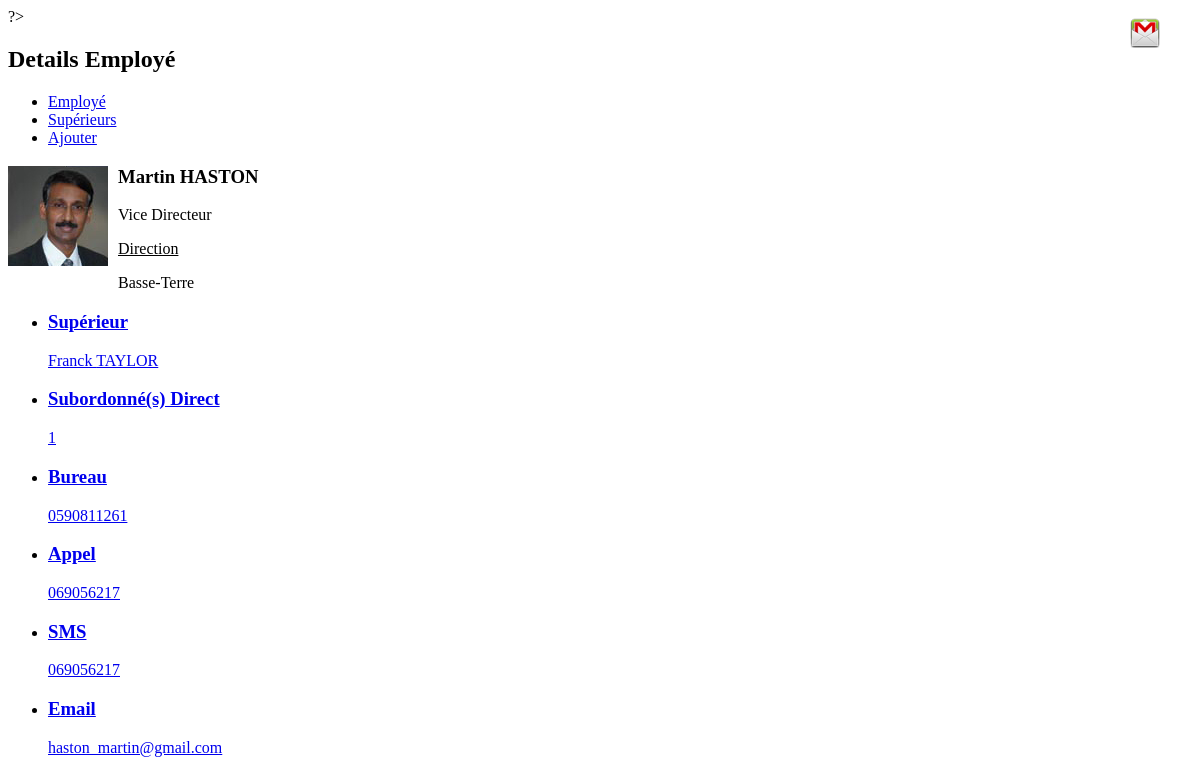
The app's page /detail_employe.php?id=2 with its own data.
### tables this page shows
CREATE TABLE IF NOT EXISTS `fonction` (
  `id_fonction` int(11) NOT NULL AUTO_INCREMENT,
  `nom_fonction` varchar(50) NOT NULL,
  PRIMARY KEY (`id_fonction`),
  UNIQUE KEY `nom_fonction` (`nom_fonction`)
) TYPE=InnoDB  AUTO_INCREMENT=10;

CREATE TABLE IF NOT EXISTS `employe` (
  `employe_id` int(11) NOT NULL AUTO_INCREMENT,
  `employe_nom` varchar(25) NOT NULL,
  `employe_prenom` varchar(25) NOT NULL,
  `employe_chef` int(11) DEFAULT NULL COMMENT 'id du superviseur',
  `employe_poste` int(11) NOT NULL,
  `employe_departement` varchar(50) NOT NULL,
  `employe_tel_bureau` varchar(10) DEFAULT NULL,
  `employe_port` varchar(10) DEFAULT NULL,
  `employe_mail` varchar(50) NOT NULL,
  `employe_ville` varchar(50) DEFAULT NULL,
  `employe_image` varchar(50) DEFAULT NULL,
  PRIMARY KEY (`employe_id`),
  KEY `employe_poste` (`employe_poste`)
) TYPE=InnoDB  AUTO_INCREMENT=14;

### detail_employe.php (the view, shortened to what this page needs)
<!DOCTYPE HTML>
<html>
<head>
<link rel="stylesheet" href="css/style.css" />
<link rel="stylesheet" href="http://code.jquery.com/mobile/1.1.0/jquery.mobile-1.1.0.min.css" />
</head>
<body>
	<div data-role="page" id="detail_employe" data-add-back-btn="false" data-dom-cache="true">
		<header data-role="header">
    		<h2>Details Employé</h2>
            <div data-role="navbar" data-theme="a">
				<ul>
					<li><a href="index.php" data-pretch="true" data-icon="home">Employé</a></li>
					<li><a href="liste_superieur.php" data-pretch="true" data-icon="star">Supérieurs</a></li>
					<li><a href="ajout_employe.php" data-pretch="true" data-icon="gear">Ajouter</a></li>
				</ul>
			</div>
    	</header>
		<div data-role="content">
            <?php
						include 'includes/config.php';
						$sql = "SELECT e.employe_id, e.employe_prenom, e.employe_nom, e.employe_chef, f.nom_fonction, e.employe_departement, e.employe_ville, e.employe_tel_bureau, e.employe_port, " .
								"e.employe_mail, e.employe_image, m.employe_prenom superieurPrenom , m.employe_nom superieurNom, count(r.employe_id) employeDirect " .
								"FROM fonction f, employe e LEFT JOIN employe r on r.employe_chef = e.employe_id LEFT JOIN employe m on e.employe_chef = m.employe_id " .
								"WHERE e.employe_id=:id " .
								"AND e.employe_poste = f.id_fonction " .
								"GROUP BY e.employe_nom ORDER BY e.employe_nom, e.employe_prenom";
						  try {
								$connexion->setAttribute(PDO::ATTR_ERRMODE, PDO::ERRMODE_EXCEPTION);
								$result = $connexion->prepare($sql);
								$result->bindParam("id", $_GET['id']);
								$result->execute();
								$employe = $result->fetchObject();
			?>
            <img src="pics/<?php echo $employe->employe_image?>" class="employe-pic"/>
            <div data-role="detailemploye">
       								<h3> <?php echo "$employe->employe_prenom $employe->employe_nom" ?></h3>
       								<p><?php echo $employe->nom_fonction  ?></p>
                                    <p><u><?php echo $employe->employe_departement ?></u></p>
       								<p><?php echo $employe->employe_ville ?></p>
            </div>
        	<ul data-role="listview" data-theme="a" data-inset="true" class="action-list">
            	<?php
	    		if ($employe->employe_chef > 0)
	    		{
					echo "<li><a href='detail_employe.php?id=$employe->employe_chef' data-pretch='true' data-transition='pop'><h3>Supérieur</h3><p>$employe->superieurPrenom $employe->superieurNom</p></a></li>";
				}
	    		if ($employe->employeDirect > 0)
	    		{
					echo "<li><a href='employe_direct.php?subordoneID=$employe->employe_id' data-pretch='true' data-transition='pop'><h3>Subordonné(s) Direct</h3><p>$employe->employeDirect</p></a></li>";
				}
		    	if (!is_null($employe->employe_tel_bureau))
		    	{
					echo "<li><img alt='phone' src='img/phone.png' class='action-icon'/><a href='tel:$employe->employe_port'><h3>Bureau</h3><p>$employe->employe_tel_bureau</p></a></li>";
				}
		    	if (!is_null($employe->employe_port))
		    	{
					echo "<li><img alt='phone' src='img/phone.png' class='action-icon'/><a href='tel:$employe->employe_port'><h3>Appel</h3><p>$employe->employe_port</p></a></li>";
					echo "<li><img alt='sms' src='img/sms.png' class='action-icon'/><a href='sms:$employe->employe_port'><h3>SMS</h3><p>$employe->employe_port</p></a></li>";
				}
		    	if (!is_null($employe->employe_mail))
		    	{
					echo "<li><img alt='mail' src='img/mail.png' class='action-icon'/><a href='mailto:$employe->employe_mail'><h3>Email</h3><p>$employe->employe_mail</p></a></li>";
				}
		    	?>
            </ul>
            <?php
				} catch(PDOException $e){
				echo $e->getMessage();
				}
			?>
    	</div>
    </div>
</body>
</html>

### css/style.css (style rules this page uses)
.employe-pic { float: left;padding-right: 10px;padding-bottom:16px; }
.action-list { clear:both; }
.action-icon { position: absolute;right:40px;top:18px;width:30px; }

### records on screen
fonction: employe.employe_image (picture), employe.employe_prenom "Martin", employe.employe_nom "HASTON", nom_fonction "Vice Directeur", employe.employe_departement "Direction", employe.employe_ville "Basse-Terre", employe.employe_prenom "Franck", employe.employe_nom "TAYLOR", employe.employe_tel_bureau "0590811261", employe.employe_port "069056217", employe.employe_mail "haston_martin@gmail.com"

### other values on screen
$employe->employeDirect "1"
